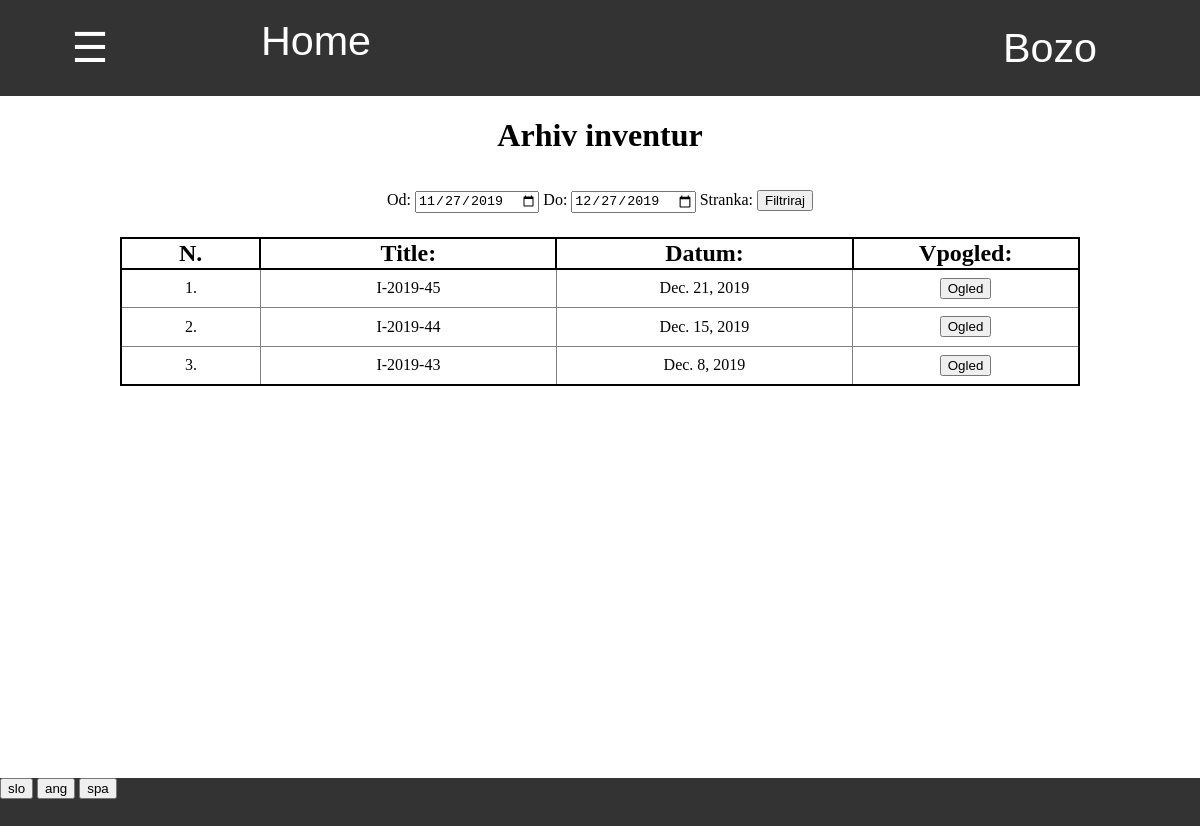
/zaloga/inventura/arhiv/ (signed in), run on an earlier commit of the app's database.
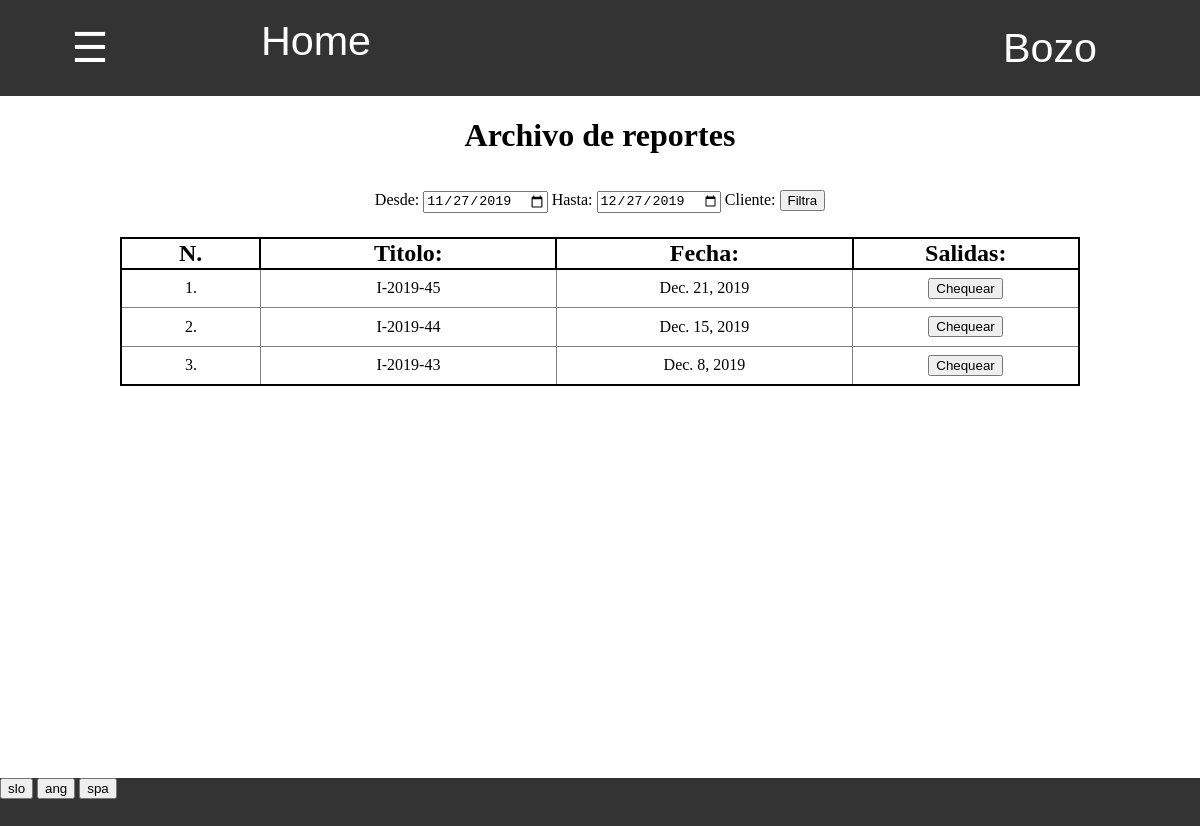
And on a later commit of the database.
### program/models.py (models this page shows)
class Profil(models.Model):
    user = models.OneToOneField(User,on_delete=models.CASCADE)
    jezik =  models.CharField(default="spa",max_length=3, choices=JEZIKI)

### zaloga/views.py (the view)
# urls.py: path('arhiv/', views.arhiv, name='arhiv_baz'),
@login_required
def arhiv(request, tip_baze):
    if request.method == "GET":
        danes = datetime.date.today().strftime('%Y-%m-%d')
        pred_mescem =  (datetime.date.today() - datetime.timedelta(days=30)).strftime('%Y-%m-%d')
        zacetek = request.GET.get('zacetek', pred_mescem)
        konec = request.GET.get('konec', danes)
        stranke = Stranka.objects.all()
        stranka = None
        if tip_baze == "dnevna_prodaja":
            baze = Dnevna_prodaja.objects.filter(datum__gte=zacetek, datum__lte=konec).prefetch_related('baza_set').order_by('-datum')
        else:
            baze = Baza.objects.filter(tip=tip_baze,status='veljavno',datum__gte=zacetek, datum__lte=konec).prefetch_related('vnos_set','stranka').order_by('-datum','-cas')
            stranka = request.GET.get('stranka','all')
            if tip_baze == "vele_prodaja" and stranka != "all":
                stranka = int(stranka)
                baze = baze.filter(stranka__id = stranka)
        return pokazi_stran(request, 'zaloga/arhiv_baz.html', {'baze': baze, 'tip': tip_baze,'zacetek':zacetek,'konec':konec,'stranka':stranka,'stranke':stranke})

### program/models.py (called while the page is built)
    @property
    def vrni_jezike(self):
        return JEZIKI

### zaloga/templatetags/zaloga_exstras.py (called while the page is built)
@register.filter
def keyvalue(dict, key):
    return dict[key]

### zaloga/views.py (called while the page is built)
def vrni_slovar(request):
    with open('slovar.json') as dat:
        slovar = json.load(dat)
    return slovar

def pokazi_stran(request, html, baze={}):
    slovar = {'prodaja':prodaja, 'zaloga':zaloga,'program':program,'slovar':vrni_slovar(request),'jezik':request.user.profil.jezik}
    slovar.update(baze)
    return render(request, html, slovar)

### zaloga/templates/zaloga/arhiv_baz.html (shortened to what this page needs)
{% extends 'program/base.html' %}
{% load zaloga_exstras %}
{% block content %}
<h1>
{% if tip == 'prevzem' %}
    {{slovar|keyvalue:'Arhiv prevzemov'|keyvalue:jezik}}
{% elif tip == 'odpis' %}
    {{slovar|keyvalue:'Arhiv odpisov'|keyvalue:jezik}}
{% elif tip == 'inventura' %}
    {{slovar|keyvalue:'Arhiv inventur'|keyvalue:jezik}}
{% elif tip == 'vele_prodaja' %}
    {{slovar|keyvalue:'Arhiv vele prodaj'|keyvalue:jezik}}
{% elif tip == 'dnevna_prodaja' %}
    {{slovar|keyvalue:'Arhiv dnevnih prodaj'|keyvalue:jezik}}
{% endif %}
</h1>
<div class="filter" style="margin-top:3%">
    <form action="{% url 'arhiv_baz' tip %}" method="GET">
        {{slovar|keyvalue:'Od'|keyvalue:jezik}}: <input type="date" value="{{zacetek}}" name="zacetek">
        {{slovar|keyvalue:'Do'|keyvalue:jezik}}: <input type="date" value="{{konec}}" name="konec">
        {{slovar|keyvalue:'Stranka'|keyvalue:jezik}}:
        <input type="submit" value="{{slovar|keyvalue:'Filtriraj'|keyvalue:jezik}}">
    </form>
</div>
<div class="table">
    {% if tip == "vele_prodaja" %}
    <table class="tabela_vnosov">
        <tr class="header">
            <th width="15%">{{slovar|keyvalue:'Faktura'|keyvalue:jezik}}:</th>
            <th width="15%">{{slovar|keyvalue:'Stranka'|keyvalue:jezik}}:</th>
            <th width="35%">{{slovar|keyvalue:'Datum'|keyvalue:jezik}}:</th>
            <th width="25%">{{slovar|keyvalue:'Skupna cena'|keyvalue:jezik}}:</th>
            <th width="15%">{{slovar|keyvalue:'Ogled'|keyvalue:jezik}}</th>
        </tr>
        {% for baza in baze %}
            <tr>
                <td> {{baza.title}} </td>
                <td> {{baza.stranka.ime}} </td>
                <td> {{baza.datum}} </td>
                <td> {{baza.skupna_cena}} $</td>
                <td>
                    <form action="{% url 'baza' 'vele_prodaja' baza.pk %}" method="GET">
                        <input type="submit" value="{{slovar|keyvalue:'Ogled'|keyvalue:jezik}}">
                    </form>
                </td>
            </tr>
        {% endfor %}
    </table>
    {% else %}
    <table class="tabela_vnosov">
        <tr class="header">
            <th width="8%"> N. </th>
            <th width="17%"> {{slovar|keyvalue:'Title'|keyvalue:jezik}}: </th>
            <th width="17%"> {{slovar|keyvalue:'Datum'|keyvalue:jezik}}: </th>
            <th width="13%"> {{slovar|keyvalue:'Vpogled'|keyvalue:jezik}}: </th>
        </tr>
        {% for baza in baze %}
        <tr>
            <td> {{forloop.counter}}. </td>
            <td> {{baza.title}} </td>
            <td> {{baza.datum}} </td>
            <td>
                <form action="{% url 'baza' tip baza.pk %}" method="GET">
                    <input type="submit" value="{{slovar|keyvalue:'Ogled'|keyvalue:jezik}}">
                </form>
            </td>
        </tr>
        {% endfor %}
    </table>
    {% endif %}
</div>
{% endblock %}

What changed in the data, as far as the page shows it:
changed Profil: jezik "Arhiv inventur" → "Archivo de reportes"; jezik "Od" → "Desde"; jezik "Do" → "Hasta"; jezik "Stranka" → "Cliente"; jezik "Filtriraj" → "Filtra"; jezik "Title" → "Titolo"; jezik "Datum" → "Fecha"; jezik "Vpogled" → "Salidas"; jezik "Ogled" → "Chequear"
